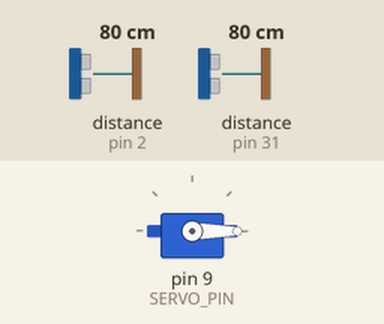
This sketch was run on a simulated Arduino Mega 2560, built with avr-gcc and run on an emulated ATmega2560. Shown: servo. Wiring (inferred from the names in the program): ultrasonic range finder: trigger pin 30; echo pin 31. Inputs (shaded band) come from the test bench; at power-on: distance to the obstacle (sensors on pin 31, pin 2) 80 cm. The echo pulse lasts 58.3 µs per cm.

Above: at 1.2 s.
1.3 s: distance to the obstacle (sensor on pin 31) set to 12 cm
2.8 s: distance to the obstacle (sensor on pin 31) set to 9 cm
At 3.35 s:
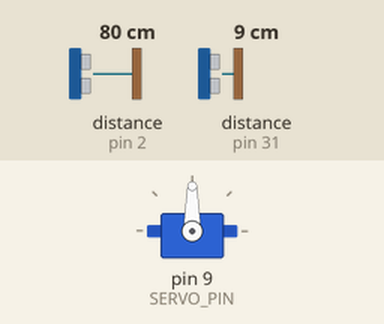
5.8 s: distance to the obstacle (sensor on pin 31) set to 18 cm
7.3 s: distance to the obstacle (sensor on pin 31) set to 2 cm
At 7.46 s:
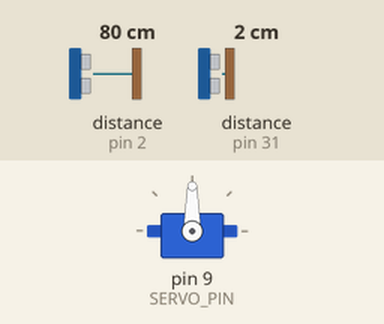
Timing chart, 0 to 11.3 s (numbered marks = the images above; inputs shaded):
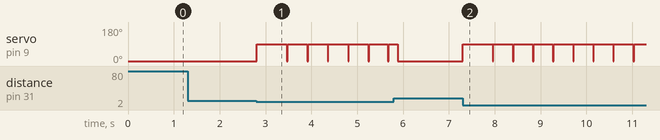

Measured:
- the behaviour switches between 11 and 10 cm on distance to the obstacle (sensor on pin 31) (found by bisection; images 0 and 1)
- after the input at 1.3 s, every drawn part: stays the same
- after the input at 2.8 s, servo on pin 9 (SERVO_PIN): 0° → 90° at once, then repeats every 0.44 s: 0° 0.02 s, 90° 0.43 s
- after the input at 7.3 s, servo on pin 9 (SERVO_PIN): 0° → 90° at once, then repeats every 0.44 s: 0° 0.02 s, 90° 0.42 s

The sketch:

multi_peripheral_539.ino
```cpp
// snippet: multi_peripheral_539
// tags: servo
// boards: avr, megaavr, nano33iot, rp2040
// not-tags: romi32u4
// library: Servo
// description: Conveyor sorter: HC-SR04 (trig=30,echo=31) detects objects
// prompts: conveyor, sorter, hc-sr04, (trig=30, echo=31), detects
// verified: compile-only
// source: kd-generated (id 539)
// exact-include: Servo.h

#include <Servo.h>

const int TRIG_PIN = 30;
const int ECHO_PIN = 31;
const int ENCODER_PIN = 2;
const int SERVO_PIN = 9;

Servo gateServo;
int encoderPos = 0;
int lastEncoderPos = 0;
int objectDetected = 0;
unsigned long prevTriggerTime = 0;
const unsigned long TRIGGER_INTERVAL = 100;  // milliseconds
unsigned long gateOpenTime = 0;
bool gateOpen = false;

void setup() {
  Serial.begin(9600);
  pinMode(TRIG_PIN, OUTPUT);
  pinMode(ECHO_PIN, INPUT);
  pinMode(ENCODER_PIN, INPUT);
  gateServo.attach(SERVO_PIN);
  gateServo.write(0);  // Close the gate initially
}

void loop() {
  unsigned long now = millis();

  // Read encoder position with timeout to prevent blocking
  // pulseIn() default timeout is 1 second, which would block the entire loop
  // Adding a shorter timeout (10ms) prevents blocking if encoder signal is missing
  encoderPos = pulseIn(ENCODER_PIN, HIGH, 10000);  // 10ms timeout

  // Check for object using HC-SR04
  digitalWrite(TRIG_PIN, LOW);
  delayMicroseconds(2);
  digitalWrite(TRIG_PIN, HIGH);
  delayMicroseconds(10);
  digitalWrite(TRIG_PIN, LOW);
  long duration = pulseIn(ECHO_PIN, HIGH, 30000);  // 30ms timeout for ~5m range
  int distance = duration * 0.034 / 2;

  if (distance < 10) {  // Adjust threshold as needed
    objectDetected = 1;
  } else {
    objectDetected = 0;
  }

  // Trigger servo gate if object detected and enough time has passed
  if (objectDetected && !gateOpen && now - prevTriggerTime >= TRIGGER_INTERVAL) {
    prevTriggerTime = now;
    gateServo.write(90);  // Open the gate
    gateOpenTime = now;
    gateOpen = true;
  }

  // Non-blocking: close the gate 100 ms after opening (was delay(100))
  if (gateOpen && now - gateOpenTime >= 100) {
    gateServo.write(0);  // Close the gate
    gateOpen = false;
  }
}
```
